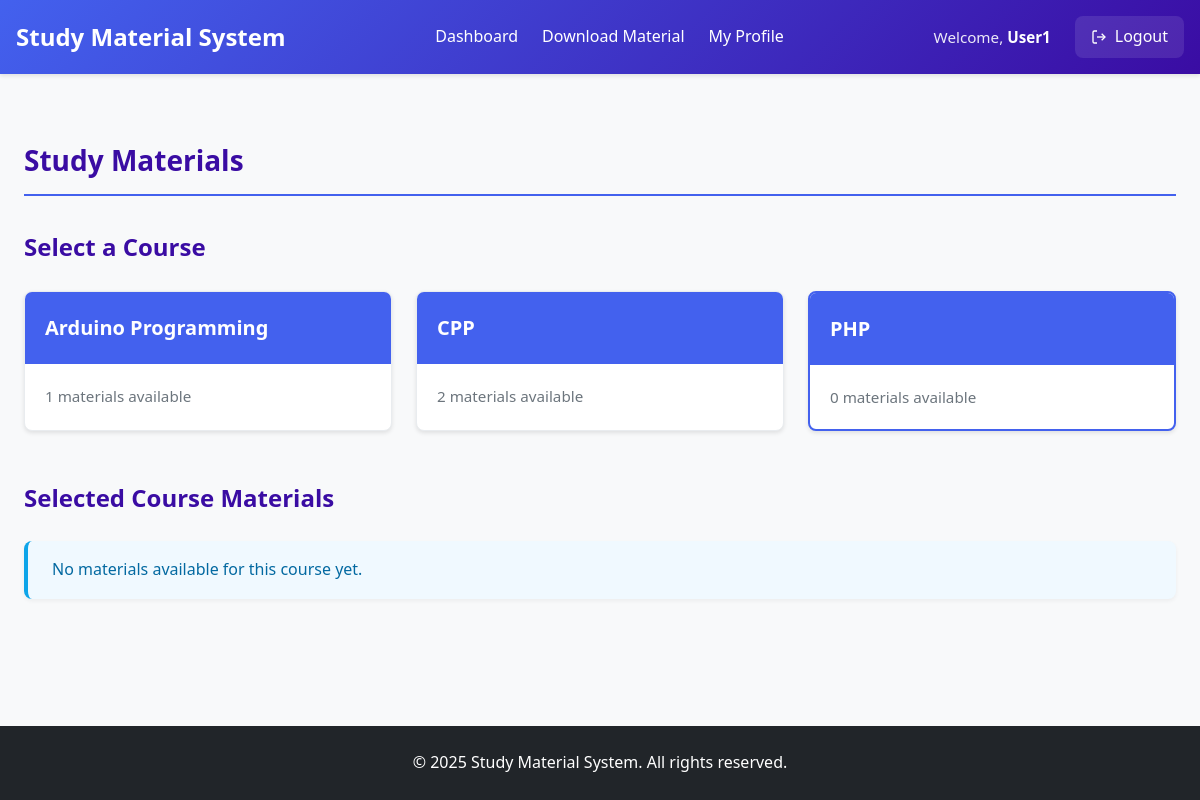
/courses_materials.php?course_id=2 (signed in), run on the app's committed database.
### tables this page shows
CREATE TABLE `courses` (
  `course_id` int(11) NOT NULL,
  `course_name` varchar(100) NOT NULL,
  `description` text DEFAULT NULL,
  `created_by` int(11) DEFAULT NULL,
  `created_at` timestamp NOT NULL DEFAULT current_timestamp(),
  `updated_at` timestamp NOT NULL DEFAULT current_timestamp() ON UPDATE current_timestamp(),
  `is_active` tinyint(1) DEFAULT 1 COMMENT '1=active, 0=inactive'
);

### courses_materials.php (the view, shortened to what this page needs)
<?php
require_once '../includes/config.php';
$selected_course_id = isset($_GET['course_id']) ? (int)$_GET['course_id'] : null;
$courses = $link->query("SELECT * FROM courses WHERE is_active = 1 ORDER BY course_name")->fetch_all(MYSQLI_ASSOC);
$materials = [];
if ($selected_course_id) {
    $stmt = $link->prepare("SELECT m.*, c.course_name
                          FROM materials m
                          JOIN courses c ON m.course_id = c.course_id
                          WHERE m.course_id = ? AND m.is_active = 1
                          ORDER BY m.upload_date DESC");
    $stmt->bind_param('i', $selected_course_id);
    $stmt->execute();
    $result = $stmt->get_result();
    $materials = $result->fetch_all(MYSQLI_ASSOC);
}
include 'header.php';
?>
<div class="admin-main">
    <div class="dashboard-container">
        <h1 class="page-title">Study Materials</h1>
        <div class="course-selection">
            <h2>Select a Course</h2>
            <div class="courses-grid">
                <?php if (empty($courses)): ?>
                    <div class="alert alert-info">No courses available at the moment.</div>
                <?php else: ?>
                    <?php foreach ($courses as $course): ?>
                        <a href="courses_materials.php?course_id=<?= $course['course_id'] ?>"
                           class="course-card <?= $selected_course_id == $course['course_id'] ? 'active' : '' ?>">
                            <div class="course-card-header">
                                <h3><?= htmlspecialchars($course['course_name']) ?></h3>
                            </div>
                            <div class="course-card-body">
                                <?php
                                    $stmt = $link->prepare("SELECT COUNT(*) FROM materials WHERE course_id = ? AND is_active = 1");
                                    $stmt->bind_param('i', $course['course_id']);
                                    $stmt->execute();
                                    $stmt->bind_result($material_count);
                                ?>
                                <p><?= $material_count ?> materials available</p>
                            </div>
                        </a>
                    <?php endforeach; ?>
                <?php endif; ?>
            </div>
        </div>
        <?php if ($selected_course_id): ?>
            <div class="materials-section">
                <h2><?= htmlspecialchars($materials[0]['course_name'] ?? 'Selected Course') ?> Materials</h2>
                <?php if (empty($materials)): ?>
                    <div class="alert alert-info">No materials available for this course yet.</div>
                <?php endif; ?>
            </div>
        <?php else: ?>
            <div class="instruction-box">
                <p>Please select a course from above to view its available study materials.</p>
            </div>
        <?php endif; ?>
    </div>
</div>
<?php
include 'footer.php';
?>

### admin.css (style rules this page uses)
:root { --primary: #4361ee; --primary-dark: #3a0ca3; --secondary: #f72585; --light: #f8f9fa; --dark: #212529; --gray: #6c757d; --light-gray: #e9ecef; --success: #4cc9f0; --danger: #ef233c; --warning: #f8961e; --info: #4895ef; }
* { margin: 0; padding: 0; box-sizing: border-box; }
html, body { height: 100%; }
body { font-family: 'Segoe UI', Tahoma, Geneva, Verdana, sans-serif; line-height: 1.6; color: var(--dark); background-color: var(--light); display: flex; flex-direction: column; min-height: 100vh; }
.admin-main { flex: 1; max-width: 1200px; width: 100%; margin: 0 auto; padding: 2rem 1rem; }
.dashboard-container { padding: 1rem; }
.alert { padding: 1rem 1.5rem; margin-bottom: 1.5rem; border-radius: 0.5rem; font-weight: 500; display: flex; align-items: center; justify-content: space-between; animation: fadeIn 0.3s ease-in-out; box-shadow: 0 2px 4px rgba(0, 0, 0, 0.05); }

### user.css (style rules this page uses)
.admin-main { padding: 2rem 0; flex: 1; }
.dashboard-container { max-width: 1200px; margin: 0 auto; padding: 0 1.5rem; }
.page-title { color: var(--primary-dark); margin-bottom: 2rem; padding-bottom: 0.75rem; border-bottom: 2px solid var(--primary); font-size: 1.75rem; }
.course-selection { margin-bottom: 3rem; }
.course-selection h2 { color: var(--primary-dark); margin-bottom: 1.5rem; font-size: 1.5rem; }
.courses-grid { display: grid; grid-template-columns: repeat(auto-fill, minmax(280px, 1fr)); gap: 1.5rem; }
.course-card { background: white; border-radius: 0.5rem; box-shadow: 0 2px 4px rgba(0, 0, 0, 0.1); transition: all 0.3s ease; text-decoration: none; color: var(--dark); overflow: hidden; border: 1px solid var(--light-gray); }
.course-card.active { border: 2px solid var(--primary); }
.course-card-header { background: var(--primary); color: white; padding: 1.25rem; }
.course-card-header h3 { margin: 0; font-size: 1.25rem; }
.course-card-body { padding: 1.25rem; }
.course-card-body p { margin: 0; color: var(--gray); font-size: 0.95rem; }
.materials-section { margin-top: 3rem; }
.materials-section h2 { color: var(--primary-dark); margin-bottom: 1.5rem; font-size: 1.5rem; }
.alert { padding: 1rem 1.5rem; margin-bottom: 1.5rem; border-radius: 0.5rem; font-weight: 500; display: flex; justify-content: space-between; align-items: center; animation: fadeIn 0.3s ease-in-out; }
.alert-info { background-color: #f0f9ff; color: #0369a1; border-left: 4px solid #0ea5e9; }

### data on the page
courses: course_name "Arduino Programming", material_count "1"
courses: course_name "CPP", material_count "2"
courses: course_name "PHP", material_count "0"

### other printed values
$_SESSION['name'] "User1"
$materials[0]['course_name'] "Selected Course"
